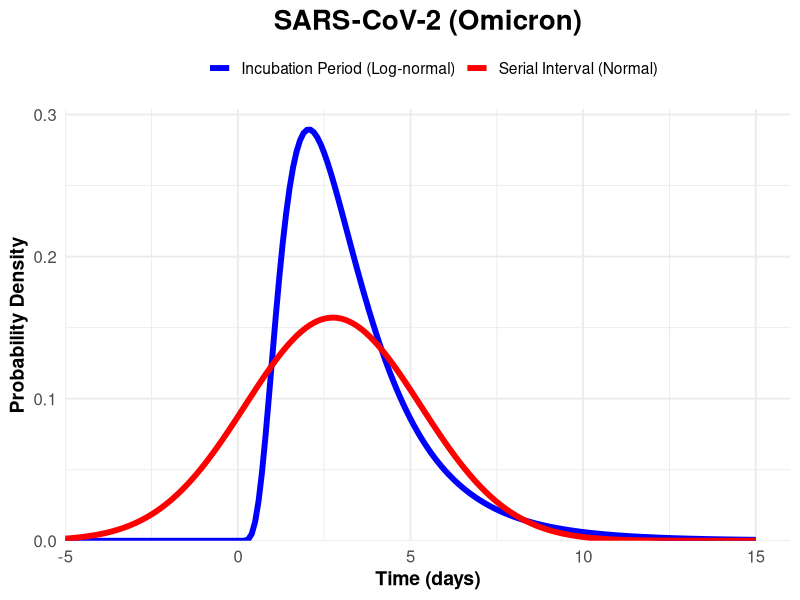

Write the R code that produced this figure.
rm(list = ls())

library(ggplot2)
library(stats)


# Parameters for Incubation Period (Log-normal)
#EpiLPS - dataset from (Data set from Backer et al. 2022)
logmean <- 1.045
sdlog <- 0.57

# Parameters for Serial Interval (Normal)
#Kremer et al. 2022
#https://pmc.ncbi.nlm.nih.gov/articles/PMC9328897/#SD1
serial_median <- 2.75
serial_sd <- 2.54
serial_mean <- serial_median # Assuming symmetry 

# Probability Density Functions
incubation_pdf <- function(x) dlnorm(x, meanlog = logmean, sdlog = sdlog)
serial_pdf <- function(x) dnorm(x, mean = serial_mean, sd = serial_sd)

# Calculate Intersection and Pre-symptomatic Transmission
intersection <- uniroot(function(x) incubation_pdf(x) - serial_pdf(x), lower = 0, upper = 3)$root
pre_symptomatic <- (pnorm(intersection, mean = serial_mean, sd = serial_sd) - 
                      plnorm(intersection, meanlog = logmean, sdlog = sdlog)) * 100

cat("Percentage of pre-symptomatic transmission:", pre_symptomatic, "%\n")

# Visualisation
time_range <- seq(-5, 15, by = 0.1)
incubation_values <- incubation_pdf(time_range)
serial_values <- serial_pdf(time_range)

# Combine data for plotting
plot_data <- data.frame(
  Time = rep(time_range, 2),
  PDF = c(incubation_values, serial_values),
  Type = rep(c("Incubation Period (Log-normal)", "Serial Interval (Normal)"), each = length(time_range))
)

# Plot
ggplot(plot_data, aes(x = Time, y = PDF, color = Type)) +
  geom_line(size = 2.0) +
  scale_color_manual(values = c("Incubation Period (Log-normal)" = "blue", 
                                "Serial Interval (Normal)" = "red")) +
  labs(
    title = "SARS-CoV-2 (Omicron)",
    x = "Time (days)",
    y = "Probability Density",
    color = ""
  ) +
  theme_minimal(base_size = 14) +
  theme(
    plot.title = element_text(face = "bold", size = 20, hjust = 0.5),
    legend.position = "top",
    axis.title = element_text(face = "bold"),
    axis.text = element_text(size = 12)
  ) +
  scale_x_continuous(expand = expansion(mult = c(0, 0.05))) +
  scale_y_continuous(expand = expansion(mult = c(0, 0.05)))
